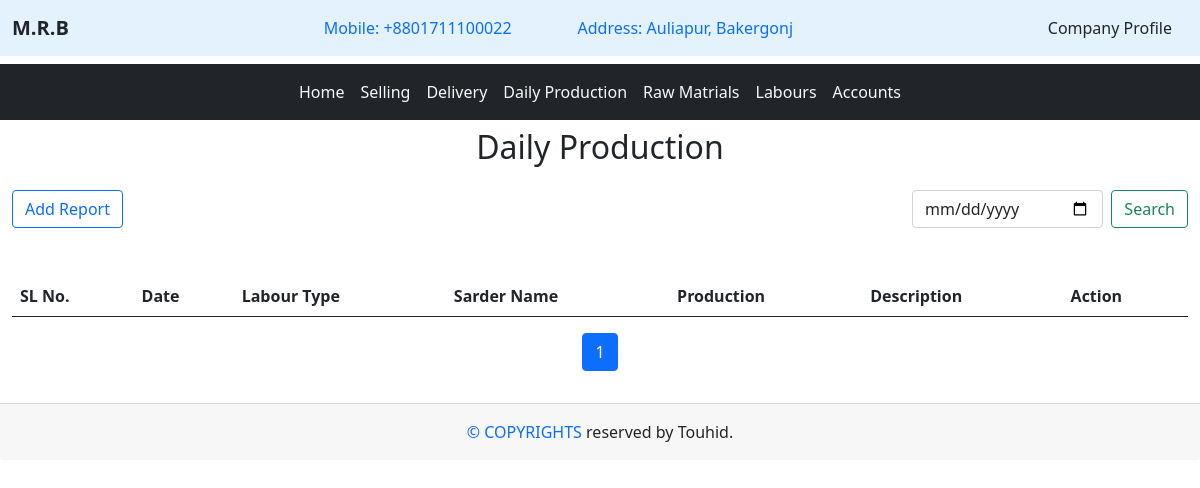
The app's page /production/ (signed in) with its own data.
### home/models.py (models this page shows, shortened)
class Company(models.Model):
    cname = models.TextField(max_length=20)
    cmobile = models.TextField(max_length=14)
    caddress = models.TextField(max_length=100)

### production/views.py (the view, shortened to what this page needs)
# urls.py: path('production/', include('production.urls')),
@login_required
def production(request):
    cprofile = get_object_or_404(Company, id=1)
    labour_info = LabourDeal.objects.all()
    production_data = Daily_Production.objects.all().order_by('-id')
    paginator = Paginator(production_data, 10)  # Number of items per page
    page_number = request.GET.get('page')
    try:
        page_data = paginator.page(page_number)
    except PageNotAnInteger:
        page_data = paginator.page(1)
    except EmptyPage:
        page_data = paginator.page(paginator.num_pages)
    key_value = request.GET.get('queryset')
    queryset = None
    if key_value:
        queryset = Daily_Production.objects.filter(id__in=key_value.split(','))
    context = {
        'labour': labour_info,
        'profile': cprofile,
        'queryset': queryset,
        'production_data' : page_data
    }
    return render(request, 'production/production.html', context)

### Templates/production/production.html (shortened to what this page needs)
{% extends "base.html" %}
{% block content %}
<div class="container-fluid">
    <h2 class="text-center mt-2 mb-4">Daily Production</h2>
    <div class="row">
        <div class="col-md-3">
            <button type="button" class="btn btn-outline-primary me-2" data-bs-toggle="modal" data-bs-target="#modalSoil">Add Report</button>
        </div>
        <div class="col-md-3"></div>
        <div class="col-md-3"></div>
        <div class="col-md-3">
            <form class="d-flex" role="search" method="POST" action="{% url 'search_production' %}">
                <input class="form-control me-2" type="date" placeholder="Search" name="search_production" aria-label="Search">
                <button class="btn btn-outline-success" type="submit">Search</button>
            </form>
        </div>
    </div>
    <div class="mt-5">
        {% if queryset %}
        <table class="table table-striped">
            <thead>
                <tr>
                    <th>SL No.</th>
                    <th>Date</th>
                    <th>Labour Type</th>
                    <th>Sarder Name</th>
                    <th>Production</th>
                    <th>Description</th>
                    <th>Action</th>
                </tr>
            </thead>
            <tbody>
                {% for j in queryset %}
                <tr>
                    <td>{{ j.id }}</td>
                    <td>{{ j.issue_date }}</td>
                    <td>{{ j.labour_instance.labour_type }}</td>
                    <td>{{ j.labour_instance.sarder_name }}</td>
                    <td>{{ j.production }}</td>
                    <td>{{ j.description }}</td>
                    <td><a href="#" class="btn btn-sm btn-primary">Details</a></td>
                </tr>
                {% endfor %}
            </tbody>
        </table>
        {% else %}
        <table class="table table-striped">
            <thead>
                <tr>
                    <th>SL No.</th>
                    <th>Date</th>
                    <th>Labour Type</th>
                    <th>Sarder Name</th>
                    <th>Production</th>
                    <th>Description</th>
                    <th>Action</th>
                </tr>
            </thead>
        </table>
        <div class="pagination justify-content-center">
            <ul class="pagination">
                {% for num in production_data.paginator.page_range %}
                    <li class="page-item {% if num == production_data.number %}active{% endif %}">
                        <a href="?page={{ num }}" class="page-link">{{ num }}</a>
                    </li>
                {% endfor %}
            </ul>
        </div>
        {% endif %}
    </div>
</div>
{% endblock content %}

### Templates/base.html (shortened to what this page needs)
<!DOCTYPE html>
{% load static %}
<html lang="en">
<head>
    <link rel="stylesheet" href="{% static 'bootstrap/css/bootstrap.min.css' %}">
</head>
<body>
    <header>
        <nav class="navbar navbar-expand-lg" style="background-color: #e3f2fd;">
            <div class="container-fluid">
                <a class="navbar-brand text-dark" href="{% url "home" %}"><b>{{ profile.cname }}</b></a>
                <div class="collapse navbar-collapse" id="navbarSupportedContent">
                    <ul class="navbar-nav m-auto mb-2 mb-lg-0">
                        <li class="nav-item">
                            <a class="nav-link" aria-current="page" href="#">Mobile: {{ profile.cmobile }}</a>
                        </li>
                        <li class="nav-item" style="margin-left: 50px;">
                            <a class="nav-link" aria-current="page" href="#">Address: {{ profile.caddress }}</a>
                        </li>
                    </ul>
                    <div class="d-flex" role="search">
                        <a href="{% url 'company' %}" class="nav-link text-dark">Company Profile</a>
                    </div>
                </div>
            </div>
        </nav>
    </header>
    <div class="mt-2">
        <nav class="navbar navbar-expand-lg bg-dark">
            <div class="container-fluid">
                <div class="collapse navbar-collapse" id="navbarSupportedContent">
                    <ul class="navbar-nav m-auto mb-2 mb-lg-0">
                        <li class="nav-item">
                            <a class="nav-link active text-light" aria-current="page" href="{% url 'home' %}">Home</a>
                        </li>
                        <li class="nav-item">
                            <a class="nav-link active text-light" aria-current="page" href="{% url 'selling' %}">Selling</a>
                        </li>
                        <li class="nav-item">
                            <a class="nav-link active text-light" aria-current="page" href="{% url 'delivery' %}">Delivery</a>
                        </li>
                        <li class="nav-item">
                            <a class="nav-link active text-light" aria-current="page" href="{% url 'production' %}">Daily Production</a>
                        </li>
                        <li class="nav-item">
                            <a class="nav-link active text-light" aria-current="page" href="{% url 'raw_materials' %}">Raw Matrials</a>
                        </li>
                        <li class="nav-item">
                            <a class="nav-link active text-light" aria-current="page" href="{% url 'labours' %}">Labours</a>
                        </li>
                        <li class="nav-item">
                            <a class="nav-link active text-light" aria-current="page" href="{% url 'accounts' %}">Accounts</a>
                        </li>
                    </ul>
                </div>
            </div>
        </nav>
    </div>
    {% block content %}
    {% endblock content %}
    <footer>
        <div class="card-footer text-center p-3 mt-3">
            <span class="text-primary"><span>&#169</span> COPYRIGHTS</span> reserved by Touhid.
        </div>
    </footer>
</body>
</html>

### records on screen
Company: cname "M.R.B", cmobile "+8801711100022", caddress "Auliapur, Bakergonj"

### other values on screen
{{ num }} "1"
